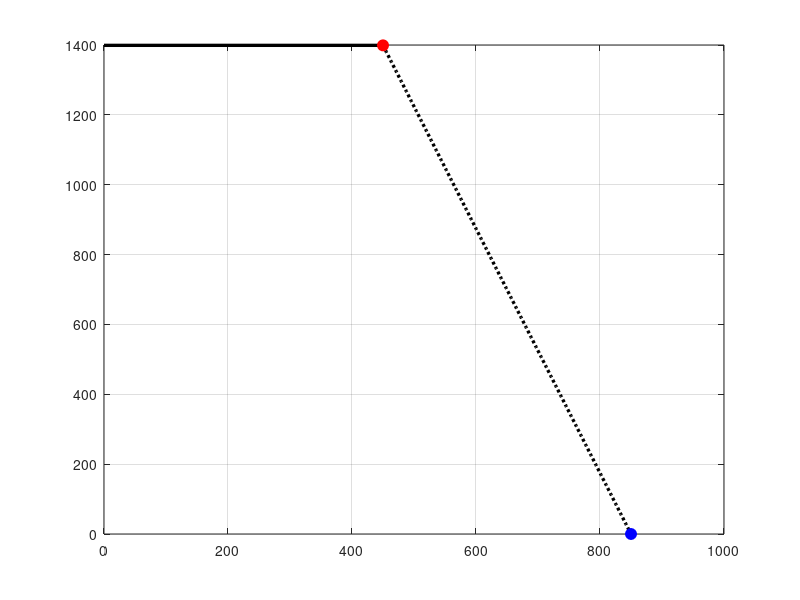

MATLAB code for this plot: (Note: this script raises an error after producing the figure.)
%% Payload_Range_Diagram.m
% =========================================================================
% Payload-range diagram for Arctic STOL aircraft
%
% Values based on current report payload-range section:
%   MTOW = 4077 kg
%   OEW  = 2150 kg
%   Useful load = 1927 kg
%   Max payload = 1399 kg
%   Design fuel = 535 kg
%   Design range = 450 nmi
%   Ferry range ≈ 850 nmi
%
% The diagram includes:
%   A: Maximum payload, zero range
%   B: Design mission point, max payload at 450 nmi
%   D: Ferry range, zero payload
% =========================================================================

clear; clc; close all;

%% Aircraft weight data from report

MTOW = 4077;              % maximum takeoff weight [kg]
OEW  = 2150;              % operating empty weight [kg]
W_payload_max = 1399;     % maximum design payload [kg]
W_fuel_design = 535;      % design mission fuel [kg]

%% Mission/range data

R_design = 450;           % required/design range [nmi]
R_ferry  = 850;           % estimated ferry range at zero payload [nmi]

%% Useful load check

useful_load = MTOW - OEW;                 % payload + fuel [kg]
fuel_at_max_payload = useful_load - W_payload_max;

fprintf('Useful load = %.1f kg\n', useful_load)
fprintf('Fuel available at max payload = %.1f kg\n', fuel_at_max_payload)
fprintf('Design fuel = %.1f kg\n\n', W_fuel_design)

if abs(useful_load - 1927) > 1e-6
    warning('Useful load does not match the report value of 1927 kg.')
end

if abs(fuel_at_max_payload - W_fuel_design) > 10
    warning(['Fuel available at max payload differs from design fuel by more than 10 kg. ', ...
             'Check MTOW, OEW, payload, and fuel consistency.'])
end

%% Payload-range points

% Point A: maximum payload, zero range
R_A = 0;
P_A = W_payload_max;

% Point B: design mission point
R_B = R_design;
P_B = W_payload_max;

% Point D: ferry range, zero payload
R_D = R_ferry;
P_D = 0;

% Tradeoff region from design point to ferry point
R_trade = linspace(R_B, R_D, 150);
P_trade = linspace(P_B, P_D, 150);

%% Plot payload-range diagram

figure('Name','Payload-Range Diagram', ...
       'Units','normalized','Position',[0.12 0.15 0.72 0.55]);

hold on; grid on; box on;

% Main payload-range boundary
h1 = plot([R_A R_B], [P_A P_B], 'k-', 'LineWidth', 2.4);
h2 = plot(R_trade, P_trade, 'k:', 'LineWidth', 2.4);

% Key points
h3 = plot(R_B, P_B, 'ro', ...
          'MarkerFaceColor','r', ...
          'MarkerSize',8);

h4 = plot(R_D, P_D, 'bo', ...
          'MarkerFaceColor','b', ...
          'MarkerSize',8);

% Requirement and reference lines
xline(R_design, '--', '450 nmi Required Range', ...
      'LineWidth', 1.4, ...
      'LabelVerticalAlignment','bottom');

yline(W_payload_max, '--', 'Max Payload', ...
      'LineWidth', 1.2, ...
      'LabelHorizontalAlignment','left');

xlabel('Range, $R$ [nmi]','Interpreter','latex')
ylabel('Payload, $W_{payload}$ [kg]','Interpreter','latex')
title('Payload-Range Diagram')

xlim([0, 1.10*R_D])
ylim([0, 1.15*W_payload_max])

legend([h1 h2 h3 h4], ...
       'Maximum-payload range segment', ...
       'Payload-fuel tradeoff region', ...
       'Design mission point', ...
       'Ferry range point', ...
       'Location','northeast')

%% Print summary

fprintf('Payload-Range Summary:\n')
fprintf('Point A: Range = %.0f nmi, Payload = %.0f kg\n', R_A, P_A)
fprintf('Point B: Range = %.0f nmi, Payload = %.0f kg\n', R_B, P_B)
fprintf('Point D: Range = %.0f nmi, Payload = %.0f kg\n\n', R_D, P_D)

fprintf('Aircraft Values Used:\n')
fprintf('MTOW = %.0f kg\n', MTOW)
fprintf('OEW = %.0f kg\n', OEW)
fprintf('Useful load = %.0f kg\n', useful_load)
fprintf('Maximum payload = %.0f kg\n', W_payload_max)
fprintf('Fuel available at max payload = %.0f kg\n', fuel_at_max_payload)
fprintf('Design fuel = %.0f kg\n', W_fuel_design)
fprintf('Design range = %.0f nmi\n', R_design)
fprintf('Estimated ferry range = %.0f nmi\n', R_ferry)

%% Save figure

print(gcf, 'Payload_Range_Diagram_Corrected.png', '-dpng', '-r600')
